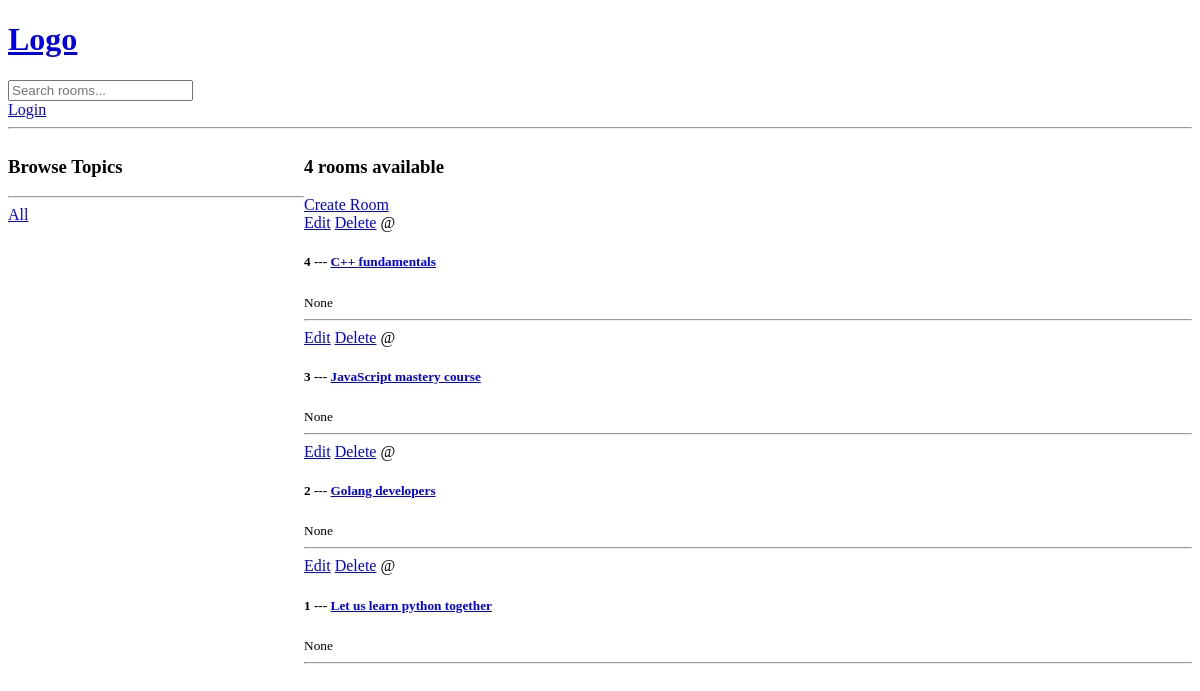
/, run on an earlier commit of the app's database.
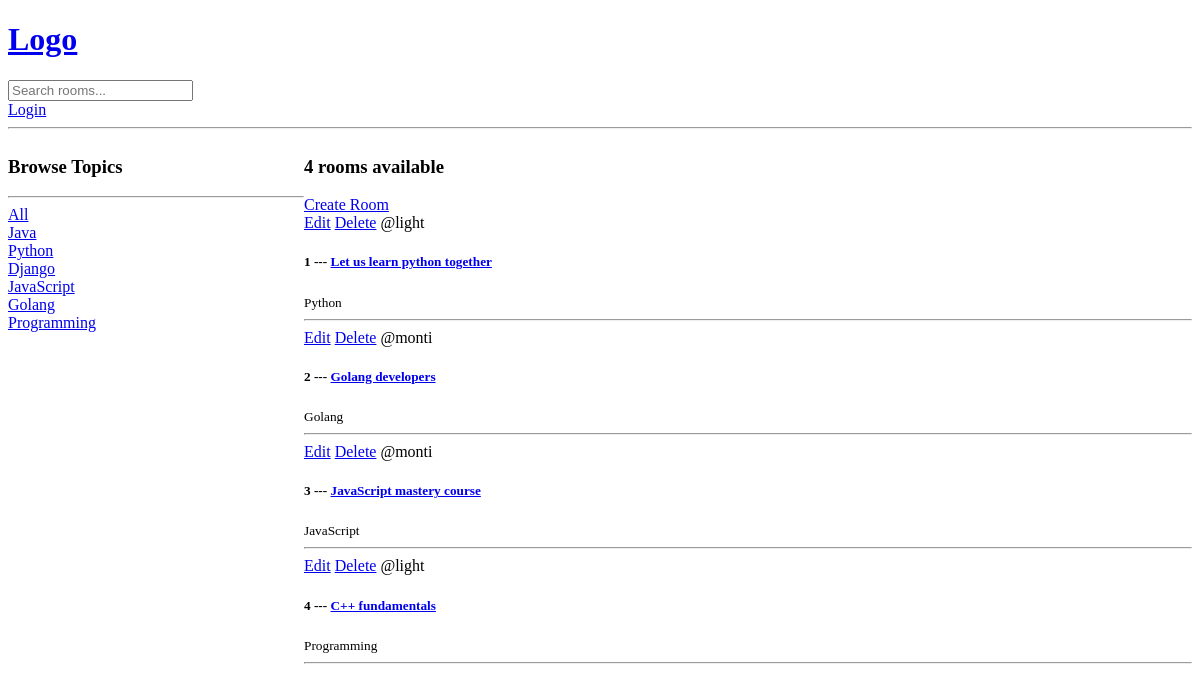
And on a later commit of the database.
### base/models.py (models this page shows, shortened)
class Room(models.Model):
    host = models.ForeignKey(User, on_delete=models.SET_NULL, null=True)
    topic = models.ForeignKey(Topic, on_delete=models.SET_NULL, null=True)
    name = models.CharField(max_length=200)
    description = models.TextField(null=True, blank=True)
    updated = models.DateTimeField(auto_now=True)
    created = models.DateTimeField(auto_now_add=True)
    class Meta:
        ordering = ['-updated', '-created']

class Topic(models.Model):
    name = models.CharField(max_length=200)
    def __str__(self):
        return self.name

### base/views.py (the view)
# urls.py: path('', views.home, name="home"),
def home(request: any) -> HttpResponse:
    query = request.GET.get('q') if request.GET.get('q') != None else ''
    rooms = Room.objects.filter(
        Q(topic__name__contains = query) |
        Q(name__contains = query) |
        Q(description__contains = query)
    )
    topics = Topic.objects.all()
    room_count = rooms.count()
    context = {'rooms' : rooms, 'topics' : topics, 'room_count' : room_count}
    return render(request, 'base/home.html', context)

### base/templates/base/home.html (shortened to what this page needs)
{% extends 'main.html' %}
{% block content %}
<div class="home-container">
    <div>
        <h3>Browse Topics</h3>
        <hr>
        <div>
            <a href="{% url 'home' %}">All </a>
        </div>
        {% for topic in topics %}
            <div>
                <a href="{% url 'home' %}?q={{ topic.name }}">{{ topic.name }}</a>
            </div>
        {% endfor %}
    </div>
    <div>
        <h3>{{ room_count }} rooms available</h3>
        <a href="{% url 'create-room' %}">Create Room </a>
        <div>
            {% for room in rooms %}
                <a href="{% url 'update-room' room.id %}">Edit</a>
                <a href="{% url 'delete-room' room.id %}">Delete</a>
                <span>@{{ room.host.username }}</span>
                <h5>{{ room.id }} --- <a href="{% url 'room' room.id %}">{{ room.name }}</a></h5>
                <small>{{ room.topic }}</small>
                <hr>
            {% endfor %}
        </div>
    </div>
</div>
{% endblock %}

### templates/main.html (shortened to what this page needs)
<!DOCTYPE html>
<html lang="en">
<head>
</head>
<body>
    {% include 'navigation.html'  %}
    {% block content %}
    {% endblock %}
</body>
</html>

### templates/navigation.html
<a href="/">
    <h1>Logo</h1>
</a>
<form method="GET" action="{% url 'home' %}">
    <input type="text" name="q" placeholder="Search rooms...">
</form>
{% if request.user.is_authenticated %}
    <a href="{% url 'logout' %}">Logout</a>
{% else %}
    <a href="{% url 'login' %}">Login</a>
{% endif %}
<hr>

### base/templates/base/home.html (style rules this page uses)
.home-container { display: grid; grid-template-columns: 1fr 3fr; }

What changed in the data, as far as the page shows it:
added Topic: name "Java"
added Topic: name "Python"
added Topic: name "Django"
added Topic: name "JavaScript"
added Topic: name "Golang"
added Topic: name "Programming"
changed Room "Let us learn python together": host.username (not shown) → "light"; topic "None" → "Python"; moves up the list
changed Room "Golang developers": host.username (not shown) → "monti"; topic "None" → "Golang"; moves up the list
changed Room "JavaScript mastery course": host.username (not shown) → "monti"; topic "None" → "JavaScript"; moves down the list
changed Room "C++ fundamentals": host.username (not shown) → "light"; topic "None" → "Programming"
